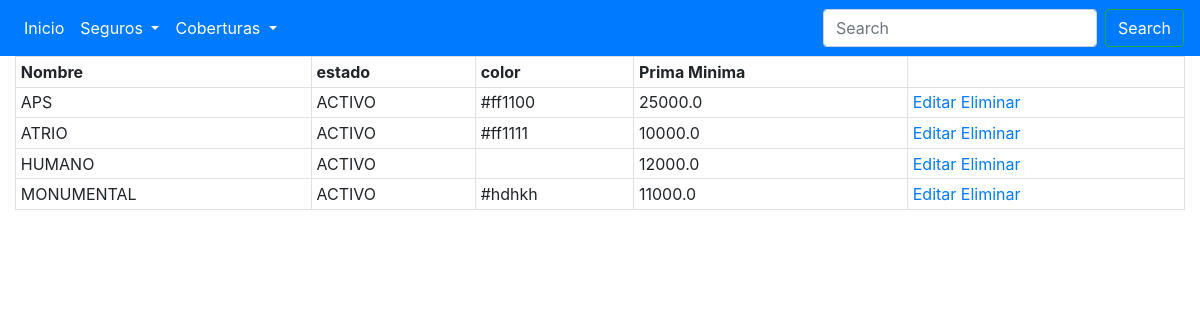
/see_seguros/, run on the app's committed database.
### vra_app/models.py (models this page shows, shortened)
class Seguros(models.Model):
    seguro_id = models.AutoField(primary_key=True)
    nombre = models.CharField(max_length=100,null=False, unique=False)
    estado = models.CharField(max_length=8, null=False)
    color = models.CharField(max_length=7)
    prima_minima = models.FloatField()

### vra_app/views.py (the view)
# urls.py: path('see_seguros/', views.see_seguros, name='see_seguros'),
def see_seguros(request):
    seguros = Seguros.objects.all()
    return render(request, 'see_seguros.html', {'seguros':seguros})

### vra_app/templates/see_seguros.html (shortened to what this page needs)
{% extends "base.html" %}
{% block content %}
<div class="container-fluid">
    <table class="table table-sm table-bordered table-hover">
        <th>Nombre</th>
        <th scope="col">estado</th>
        <th scope="col">color</th>
        <th scope="col">Prima Minima</th>
        <th></th>
        {% for seguro in seguros %}
            <tr>
                <td>
                    {{seguro.nombre}}
                </td>
                <td>
                    {{ seguro.estado }}
                </td>
                <td>
                    {{seguro.color}}
                </td>
                <td>
                    {{seguro.prima_minima}}
                </td>
                <td>
                    <a href="{% url 'vra:update_seguro' seguro.seguro_id %}">Editar</a>
                    <a href="{% url 'vra:delete_seguro' seguro.seguro_id %}">Eliminar</a>
                </td>
            </tr>
        {%endfor%}
    </table>
</div>
{% endblock %}

### vra_app/templates/base.html (shortened to what this page needs)
<html lang="en">
<head>
    <link rel="stylesheet" href="https://stackpath.bootstrapcdn.com/bootstrap/4.1.3/css/bootstrap.min.css">
</head>
<body>
    <nav class="navbar navbar-expand-lg navbar-light bg-primary">
        <div class="collapse navbar-collapse" id="navbarSupportedContent">
          <ul class="navbar-nav mr-auto">
            <li class="nav-item active">
              <a class="nav-link text-white" href="{% url 'vra:index' %}">Inicio</a>
            </li>
            <li class="nav-item dropdown">
              <a class="nav-link dropdown-toggle text-white" href="#" id="navbarDropdown" role="button" data-toggle="dropdown" aria-haspopup="true" aria-expanded="false">
                Seguros
              </a>
            </li>
            <li class="nav-item dropdown">
                <a class="nav-link dropdown-toggle text-white" href="#" id="navbarDropdown" role="button" data-toggle="dropdown" aria-haspopup="true" aria-expanded="false">
                  Coberturas
                </a>
            </li>
          </ul>
          <form class="form-inline my-2 my-lg-0">
            <input class="form-control mr-sm-2" type="search" placeholder="Search" aria-label="Search">
            <button class="btn btn-outline-success my-2 my-sm-0 text-white" type="submit">Search</button>
          </form>
        </div>
      </nav>
    {% block content %}
    {% endblock %}
</body>
</html>

### data on the page
Seguros: nombre "APS", estado "ACTIVO", color "#ff1100", prima_minima "25000.0"
Seguros: nombre "ATRIO", estado "ACTIVO", color "#ff1111", prima_minima "10000.0"
Seguros: nombre "HUMANO", estado "ACTIVO", prima_minima "12000.0"
Seguros: nombre "MONUMENTAL", estado "ACTIVO", color "#hdhkh", prima_minima "11000.0"
